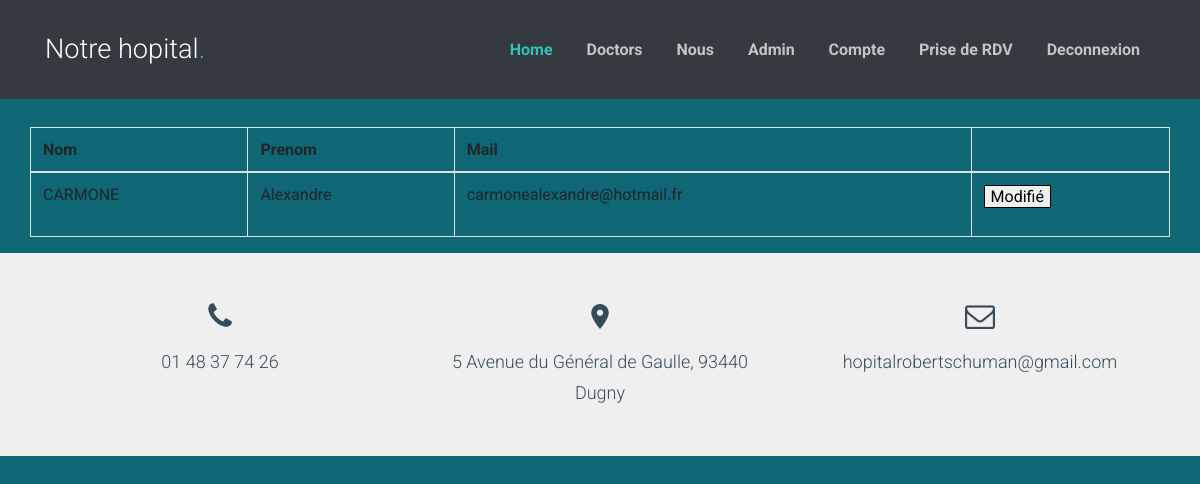
Page /web/account.php (signed in) on the committed database.
### tables this page shows
CREATE TABLE IF NOT EXISTS `utilisateur` (
  `id` int UNSIGNED NOT NULL AUTO_INCREMENT,
  `nom` varchar(255) NOT NULL,
  `prenom` varchar(255) NOT NULL,
  `mail` varchar(255) NOT NULL,
  `mdp` varchar(255) NOT NULL,
  `role_user` varchar(255) NOT NULL,
  PRIMARY KEY (`id`)
);

### back/manager/manager.php (called while the page is built, shortened)
<?php
require_once($_SERVER['DOCUMENT_ROOT'].'/Hopital/back/entity/user.php');
class manager
{
 public function connexion_bdd()
 {
   try
   {
     $bdd = new PDO('mysql:host=localhost;dbname=hopital;charset=utf8', 'root', '');
   }
   catch (Exception $e)
   {
     die('Error :' .$e->getMessage());
   }
   return $bdd;
}
    public function recovery_data($id)
    {
        $request = $this->connexion_bdd()->prepare('SELECT * FROM utilisateur WHERE id =:id');
        $request->execute(array(
            'id' => $id
        ));
        $result = $request->fetch();
        return $result;
    }
}

### back/entity/user.php (called while the page is built, shortened)
<?php
class user
{
    protected $id;
    protected $nom;
    protected $prenom;
    protected $mail;
    public function getNom()
    {
        return $this->nom;
    }
    public function getPrenom()
    {
        return $this->prenom;
    }
    public function getMail()
    {
        return $this->mail;
    }
    public function getId()
    {
        return $this->id;
    }
}
?>

### web/account.php (the view, shortened to what this page needs)
<?php
include "../include/header.php";
require_once($_SERVER['DOCUMENT_ROOT'].'/Hopital/back/entity/user.php');
require_once($_SERVER['DOCUMENT_ROOT'].'/Hopital/back/manager/manager.php');
 ?>
<!doctype html>
<html lang="en">
<body style="background-color: #0f6674">
<div class="container">
    <h7>Informations personnelles</h7>
</div>
  <table class="table table-bordered container" style="margin-top: 100px;">
    <thread>
      <tr>
        <th>Nom</th>
          <th>Prenom</th>
          <th>Mail</th>
          <th></th>
      </tr>
    </thread>
    <?php
    $manager = new manager();
    $a = $manager->recovery_data(unserialize($_SESSION['user'])->getId());
    $a = unserialize($_SESSION['user']); ?>
      <tbody>
        <td> <?php echo $a->getNom(); ?> </td>
        <td> <?php echo $a->getPrenom(); ?> </td>
        <td> <?php echo $a->getMail(); ?> </td>
      <td>
          <form action="../forms/update.php" method="post">
              <input type="submit" value="Modifié">
          </form>
      </td>
      </tbody>
  </table>
<?php
include "../include/footer.php";
?>
</body>
</html>

### css/style.css (style rules this page uses)
html { overflow-x: hidden; }
body { line-height: 1.7; color: #364d59 !important; font-weight: 300; font-size: 1rem; background: #fff; }
input:valid { border: 1px solid black; }

### rows in the picture
utilisateur: nom "CARMONE", prenom "Alexandre", mail "carmonealexandre@hotmail.fr"
